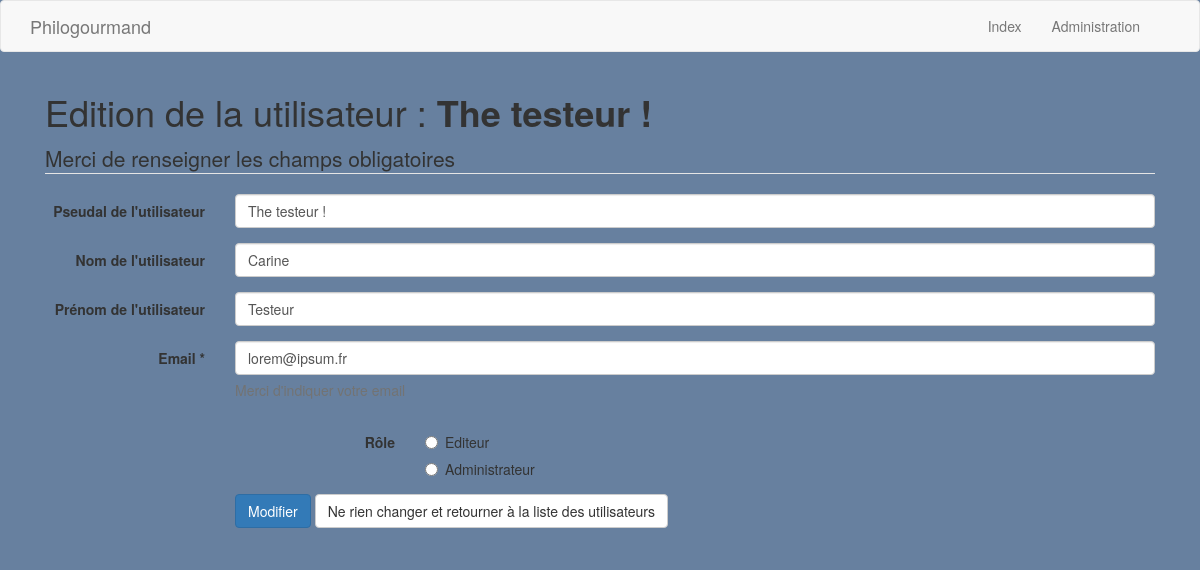
The page /admin/edit_user.php?id=1 on the database its author committed.
### tables this page shows
CREATE TABLE `users` (
  `id` int(11) NOT NULL,
  `nickname` varchar(50) NOT NULL,
  `firstname` varchar(50) NOT NULL,
  `lastname` varchar(50) NOT NULL,
  `email` varchar(255) NOT NULL,
  `password` varchar(255) NOT NULL,
  `date_reg` datetime NOT NULL,
  `role` enum('admin','editor') NOT NULL
);

### admin/edit_user.php (the view, shortened to what this page needs)
<?php
require_once '../inc/connect.php';
$userExist    = false;
if(isset($_GET['id']) AND !empty($_GET['id']) AND is_numeric($_GET['id'])) {
    $idUser = intval($_GET['id']);
    $req = $pdo->prepare('SELECT * FROM users WHERE id = :idUser');
    $req->bindParam(':idUser', $idUser, PDO::PARAM_INT);
    if($req->execute()) {
        $edituser = $req->fetch(PDO::FETCH_ASSOC);
        if(!empty($edituser) && is_array($edituser)){
            $userExist = true;
        }
    }
}
include_once '../inc/header_admin.php';
?>
    <div id="page-firstname-wrapper">
            <div class="container-fluid">
                <?php if($userExist == true): ?>
                <div class="row">
                    <div class="col-md-12">
                    <h1>Edition de la utilisateur : <strong><?php echo $edituser['nickname']; ?></strong></h1>
                        <form class="form-horizontal" method="POST" enctype="multipart/form-data">
                            <fieldset>
                                <legend>Merci de renseigner les champs obligatoires</legend>
                                    <div class="form-group">
                                        <label class="col-md-2 control-label" for="nickname">Pseudal de l'utilisateur</label>
                                        <div class="col-md-10">
                                            <input id="nickname" name="nickname" type="text" class="form-control input-md" required="true" value="<?php echo $edituser['nickname']; ?>">
                                        </div>
                                    </div>
                                    <div class="form-group">
                                        <label class="col-md-2 control-label" for="firstname">Nom de l'utilisateur</label>
                                        <div class="col-md-10">
                                            <input id="firstname" name="firstname" type="text" class="form-control input-md" required="true" value="<?php echo $edituser['firstname']; ?>">
                                        </div>
                                    </div>
                                    <div class="form-group">
                                        <label class="col-md-2 control-label" for="lastname">Prénom de l'utilisateur</label>
                                        <div class="col-md-10">
                                            <input id="lastname" name="lastname" type="text" class="form-control input-md" required="true" value="<?php echo $edituser['lastname']; ?>">
                                        </div>
                                    </div>
                                    <div class="form-group">
                                        <label class="col-md-2 control-label" for="email">Email *</label>
                                        <div class="col-md-10">
                                            <input id="email" name="email" type="email" class="form-control input-md" required="true" pattern="[a-z0-9._%+-]+@[a-z0-9.-]+\.[a-z]{2,4}$" required="true" value="<?php echo $edituser['email']; ?>">
                                            <span class="help-block">Merci d'indiquer votre email</span>
                                        </div>
                                    </div>
                                    <div class="form-group">
                                        <label class="col-md-4 control-label" for="role">Rôle</label>
                                        <div class="col-md-4">
                                            <div class="radio">
                                                <label for="role-0">
                                                    <input type="radio" name="role" id="role-0" value="editor"> Editeur
                                                </label>
                                            </div>
                                            <div class="radio">
                                                <label for="role-1">
                                                    <input type="radio" name="role" id="role-1" value="admin"> Administrateur
                                                </label>
                                            </div>
                                        </div>
                                    </div>
                                    <div class="form-group">
                                        <label class="col-md-2 control-label" for="singlebutton"></label>
                                        <div class="col-md-10">
                                            <button type="submit" id="singlebutton" name="singlebutton" class="btn btn-primary">Modifier</button> <a href="view_users.php" class="btn btn-default">Ne rien changer et retourner à la liste des utilisateurs</a>
                                        </div>
                                    </div>
                            </fieldset>
                        </form>
                    </div>
                </div>
            <?php endif; ?>
            </div>
        </div>
<?php
include_once '../inc/footer_admin.php';
?>

### css/style_admin.css (style rules this page uses)
body { background: #67809F; }

### rows shown on the page
users: nickname "The testeur !", firstname "Carine", lastname "Testeur", email "lorem@ipsum.fr"
